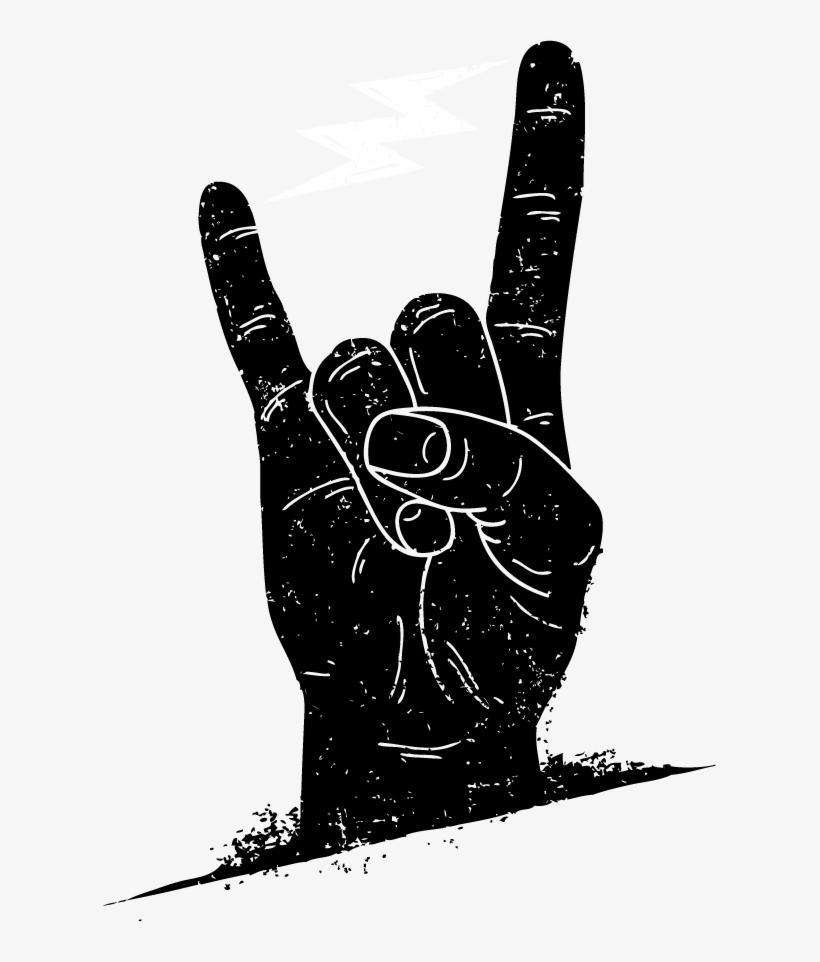
#> input picture Resources/image.png, 820 x 962 px
$ python chapter2.py
#> lines starting #> are read from the running program, lines starting #| are printed output that depends on the picture; after the words box and inside, x2 and y2 are one past the last pixel; in counts of white or black regions, pixels touching at a corner belong together
#basic fuctions
import  cv2
import  numpy as np
img = cv2.imread("Resources/image.png")
#> img is the input picture: shape (962, 820, 3); min 0, max 255, mean 192.4
kernel = np.ones((5,5),np.uint8)

imgGray = cv2.cvtColor(img,cv2.COLOR_BGR2GRAY)
imgBlur = cv2.GaussianBlur(imgGray,(7,7),0)
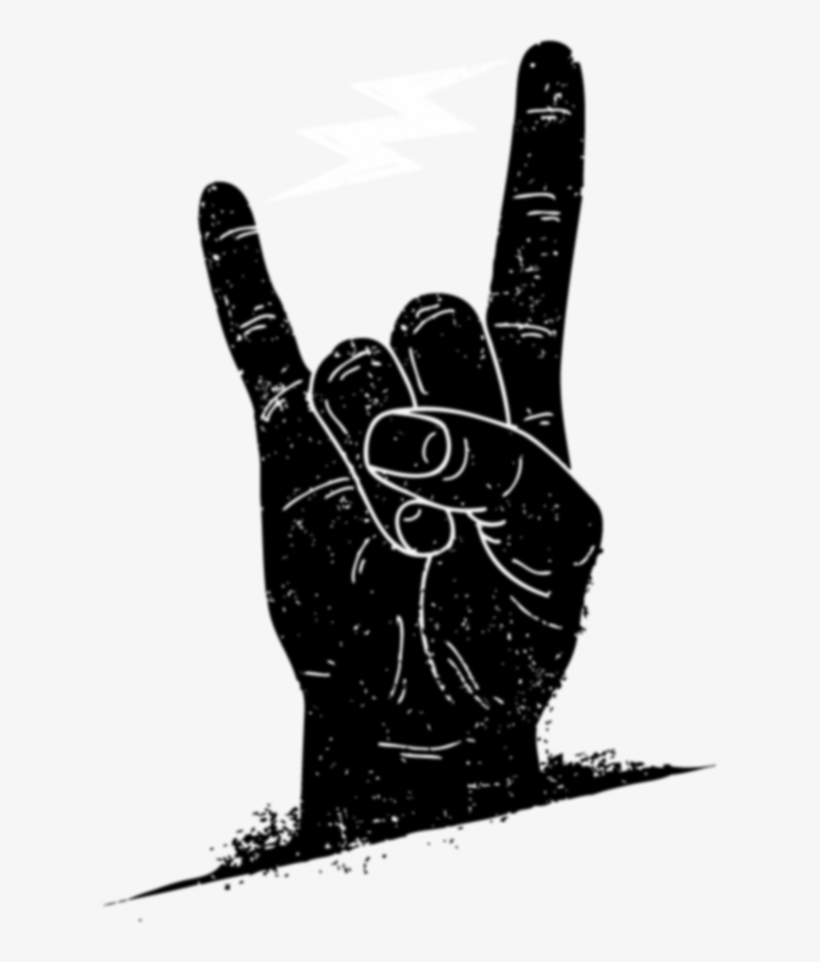
#> imgBlur: shape (962, 820); min 0, max 254, mean 192.4
imgCanny = cv2.Canny(img,150,200)
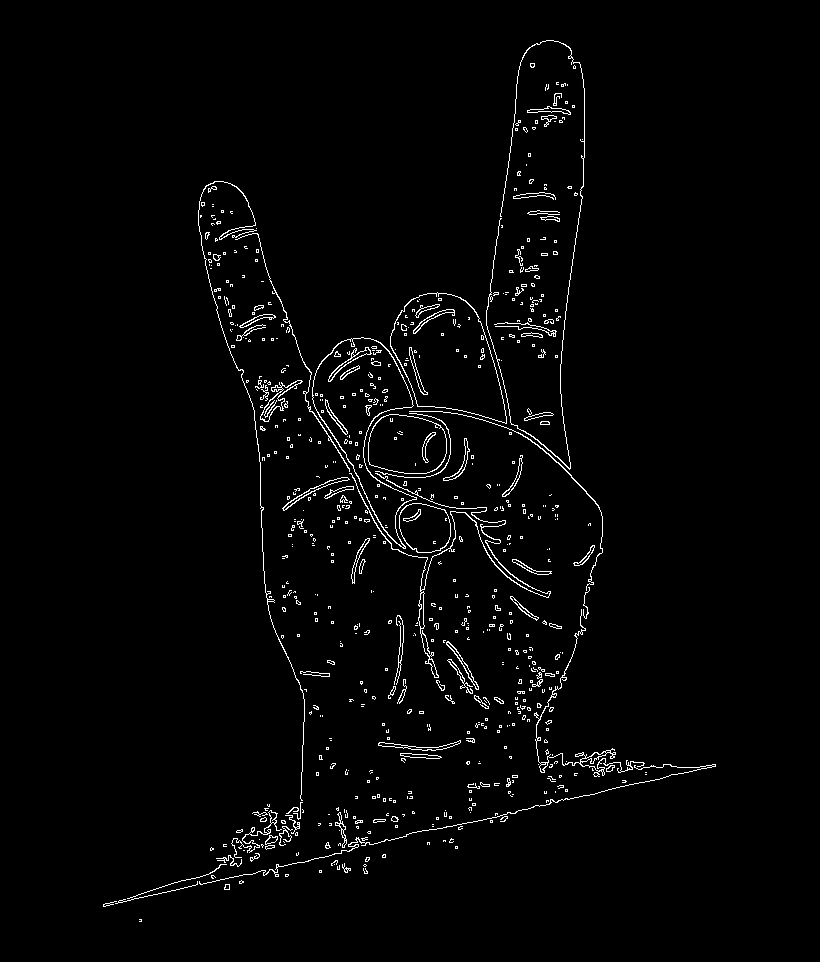
#> imgCanny: shape (962, 820); 2.1% white in thin lines or dots, all inside (x1, y1, x2, y2) = (103, 40, 716, 922)
imgDialation = cv2.dilate(imgCanny,kernel,iterations=5)
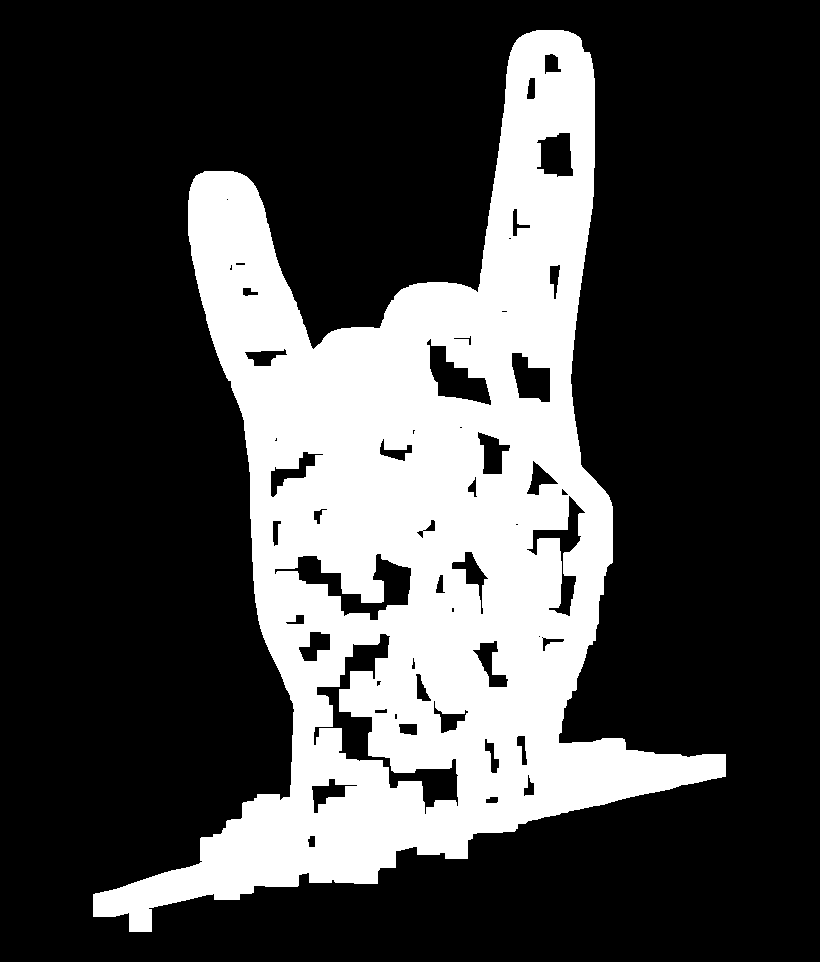
#> imgDialation: shape (962, 820); 26.7% white; 1 white region, box (x1, y1, x2, y2) and area: (93, 30, 726, 932) 210677
imgEroed = cv2.erode(imgDialation,kernel,iterations=1)
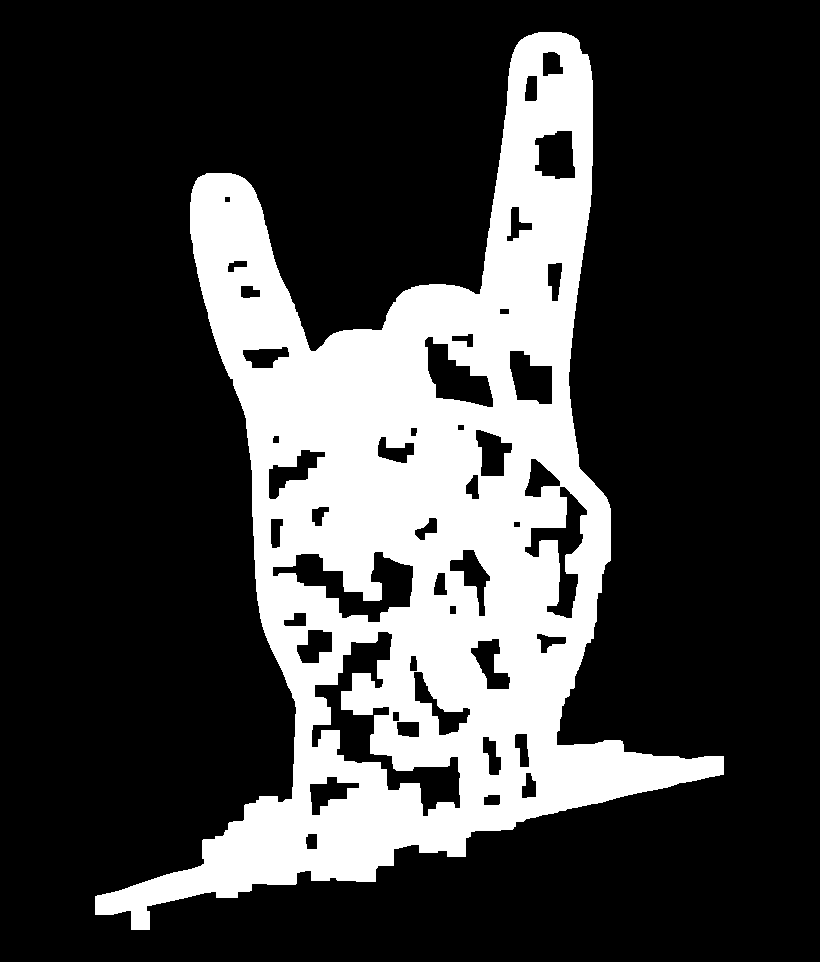
#> imgEroed: shape (962, 820); 24.2% white; 1 white region, box (x1, y1, x2, y2) and area: (95, 32, 724, 930) 191022

cv2.imshow("Gray Image",imgGray)
cv2.imshow("Blur Image",imgBlur)
cv2.imshow("Canny Image",imgCanny)
cv2.imshow("Dialition Image",imgDialation)
cv2.imshow("Eroed Image",imgEroed)
cv2.waitKey(0)
